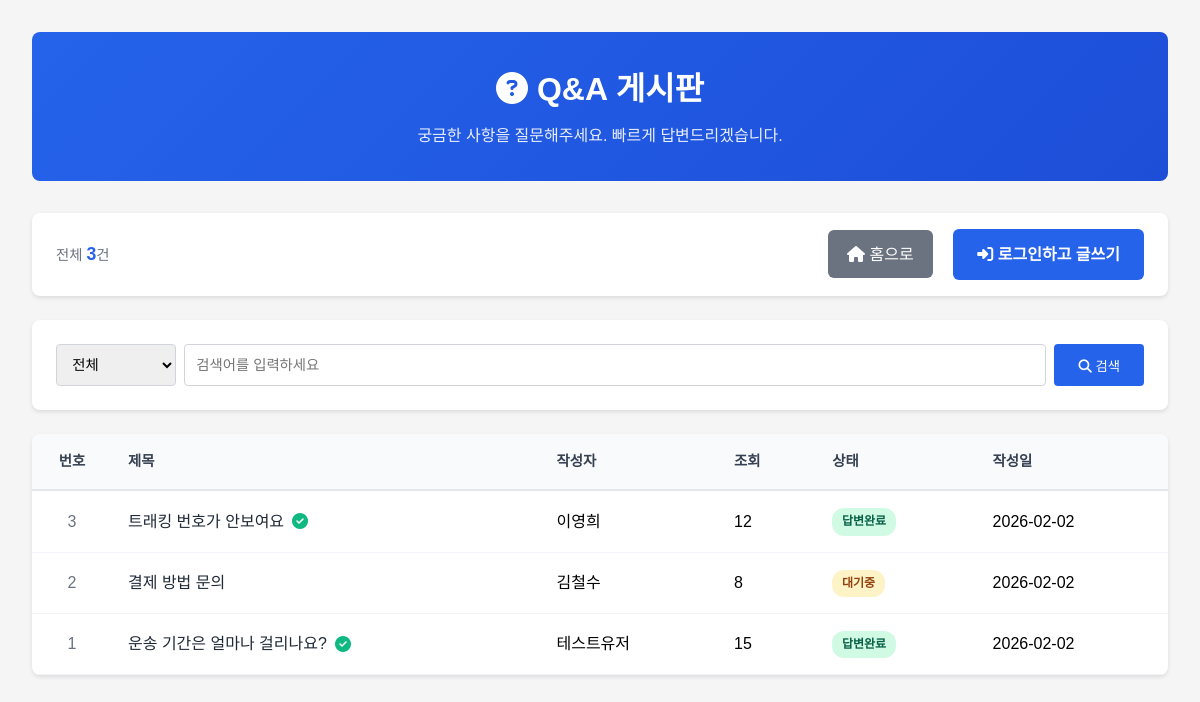
Page /qna/index.php on the committed database.
### tables this page shows
CREATE TABLE IF NOT EXISTS `qna` (
  `id` int(11) NOT NULL AUTO_INCREMENT,
  `writer_id` varchar(50) NOT NULL COMMENT '작성자 ID',
  `writer` varchar(100) NOT NULL COMMENT '작성자 이름',
  `category` varchar(50) NOT NULL COMMENT '카테고리',
  `title` varchar(200) NOT NULL COMMENT '제목',
  `content` text NOT NULL COMMENT '내용',
  `email` varchar(100) DEFAULT NULL COMMENT '답변받을 이메일',
  `view_count` int(11) DEFAULT 0 COMMENT '조회수',
  `status` varchar(20) DEFAULT 'active' COMMENT '상태 (active/deleted)',
  `is_answered` tinyint(1) DEFAULT 0 COMMENT '답변 여부',
  `created_at` datetime NOT NULL COMMENT '작성일',
  `updated_at` datetime NOT NULL COMMENT '수정일',
  PRIMARY KEY (`id`),
  KEY `idx_writer_id` (`writer_id`),
  KEY `idx_category` (`category`),
  KEY `idx_status` (`status`),
  KEY `idx_created_at` (`created_at`)
);

### qna/config.php (called while the page is built, shortened)
<?php
function isLoggedIn() {
    return isset($_SESSION['username']) && !empty($_SESSION['username']);
}
function escape($str) {
    return htmlspecialchars($str, ENT_QUOTES, 'UTF-8');
}
?>

### qna/index.php (the view, shortened to what this page needs)
<?php
require_once 'config.php';
$qna_list = [];
$total_count = 0;
$db_error = false;
try {
    $page = isset($_GET['page']) ? max(1, intval($_GET['page'])) : 1;
    $offset = ($page - 1) * ITEMS_PER_PAGE;
    $search_keyword = $_GET['search'] ?? '';
    $search_type = $_GET['search_type'] ?? 'all';
    $where = "WHERE 1=1";
    $params = [];
    $count_sql = "SELECT COUNT(*) as total FROM qna $where";
    $count_stmt = $pdo->prepare($count_sql);
    $count_stmt->execute($params);
    $total_count = $count_stmt->fetch()['total'];
    $sql = "SELECT id, title, writer, view_count, status, is_answered,
                   DATE_FORMAT(created_at, '%Y-%m-%d') as created_date
            FROM qna
            $where
            ORDER BY id DESC
            LIMIT :offset, :limit";
    $stmt = $pdo->prepare($sql);
    $stmt->bindValue(':offset', $offset, PDO::PARAM_INT);
    $stmt->bindValue(':limit', ITEMS_PER_PAGE, PDO::PARAM_INT);
    $stmt->execute();
    $qna_list = $stmt->fetchAll();
} catch (PDOException $e) {
    $db_error = true;
    error_log("QnA Database Error: " . $e->getMessage());
}
?>
<!DOCTYPE html>
<html lang="ko">
<head>
    <link href="https://cdnjs.cloudflare.com/ajax/libs/font-awesome/6.4.0/css/all.min.css" rel="stylesheet">
</head>
<body>
    <div class="container">
        <div class="header">
            <h1><i class="fas fa-question-circle"></i> Q&A 게시판</h1>
            <p>궁금한 사항을 질문해주세요. 빠르게 답변드리겠습니다.</p>
        </div>
        <div class="stats">
            <div class="stats-info">
                전체 <strong><?= number_format($total_count) ?></strong>건
            </div>
            <div>
                <a href="../index.php" class="back-btn"><i class="fas fa-home"></i> 홈으로</a>
                <?php if (isLoggedIn()): ?>
                    <a href="write.php" class="write-btn"><i class="fas fa-pen"></i> 글쓰기</a>
                <?php else: ?>
                    <a href="../login/login.php?redirect=<?= urlencode($_SERVER['REQUEST_URI']) ?>" class="write-btn">
                        <i class="fas fa-sign-in-alt"></i> 로그인하고 글쓰기
                    </a>
                <?php endif; ?>
            </div>
        </div>
        <div class="search-box">
            <form method="GET" class="search-form">
                <select name="search_type">
                    <option value="all" <?= $search_type === 'all' ? 'selected' : '' ?>>전체</option>
                </select>
                <input type="text" name="search" placeholder="검색어를 입력하세요" value="<?= escape($search_keyword) ?>">
                <button type="submit"><i class="fas fa-search"></i> 검색</button>
            </form>
        </div>
        <div class="qna-table">
            <?php if ($db_error): ?>
                <div class="empty-message">
                    <i class="fas fa-exclamation-triangle" style="color: #dc2626;"></i>
                    <h3>데이터베이스 오류</h3>
                    <p>게시판 테이블이 생성되지 않았습니다.</p>
                    <p style="margin-top: 1rem; font-size: 0.9rem; color: #6b7280;">
                        <strong>setup.sql</strong> 파일을 실행하여 테이블을 생성해주세요.
                    </p>
                    <div style="margin-top: 1.5rem;">
                        <code style="background: #f3f4f6; padding: 0.5rem 1rem; border-radius: 4px; display: inline-block;">
                            mysql -u sunilshipping -p sunilshipping < setup.sql
                        </code>
                    </div>
                </div>
            <?php else: ?>
                <table>
                    <thead>
                        <tr>
                            <th>번호</th>
                            <th>제목</th>
                            <th>작성자</th>
                            <th>조회</th>
                            <th>상태</th>
                            <th>작성일</th>
                        </tr>
                    </thead>
                    <tbody>
                        <?php foreach ($qna_list as $qna): ?>
                            <tr>
                                <td><?= $qna['id'] ?></td>
                                <td>
                                    <a href="view.php?id=<?= $qna['id'] ?>" class="title-link">
                                        <?= escape($qna['title']) ?>
                                        <?php if ($qna['is_answered']): ?>
                                            <i class="fas fa-check-circle" style="color: #10b981;"></i>
                                        <?php endif; ?>
                                    </a>
                                </td>
                                <td><?= escape($qna['writer']) ?></td>
                                <td><?= number_format($qna['view_count']) ?></td>
                                <td>
                                    <?php if ($qna['is_answered']): ?>
                                        <span class="status-badge status-answered">답변완료</span>
                                    <?php else: ?>
                                        <span class="status-badge status-waiting">대기중</span>
                                    <?php endif; ?>
                                </td>
                                <td><?= $qna['created_date'] ?></td>
                            </tr>
                        <?php endforeach; ?>
                    </tbody>
                </table>
            <?php endif; ?>
        </div>
    </div>
</body>
</html>

### qna/index.php (style rules this page uses)
* { margin: 0; padding: 0; box-sizing: border-box; }
body { font-family: 'Noto Sans KR', sans-serif; background: #f5f5f5; line-height: 1.6; }
.container { max-width: 1200px; margin: 0 auto; padding: 2rem; }
.header { background: linear-gradient(135deg, #2563eb 0%, #1d4ed8 100%); color: white; padding: 2rem; margin-bottom: 2rem; border-radius: 8px; text-align: center; }
.header h1 { font-size: 2rem; margin-bottom: 0.5rem; }
.header p { opacity: 0.9; }
.stats { display: flex; justify-content: space-between; align-items: center; background: white; padding: 1rem 1.5rem; border-radius: 8px; margin-bottom: 1.5rem; box-shadow: 0 2px 4px rgba(0,0,0,0.1); }
.stats-info { color: #6b7280; font-size: 0.9rem; }
.stats-info strong { color: #2563eb; font-size: 1.1rem; }
.search-box { background: white; padding: 1.5rem; border-radius: 8px; margin-bottom: 1.5rem; box-shadow: 0 2px 4px rgba(0,0,0,0.1); }
.search-form { display: flex; gap: 0.5rem; flex-wrap: wrap; }
.search-form select, .search-form input { padding: 0.7rem; border: 1px solid #d1d5db; border-radius: 4px; font-size: 0.9rem; }
.search-form select { min-width: 120px; }
.search-form input[type="text"] { flex: 1; min-width: 200px; }
.search-form button { padding: 0.7rem 1.5rem; background: #2563eb; color: white; border: none; border-radius: 4px; cursor: pointer; font-weight: 500; transition: background 0.2s; }
.qna-table { background: white; border-radius: 8px; overflow: hidden; box-shadow: 0 2px 4px rgba(0,0,0,0.1); margin-bottom: 2rem; }
table { width: 100%; border-collapse: collapse; }
thead { background: #f8fafc; border-bottom: 2px solid #e5e7eb; }
th { padding: 1rem; text-align: left; font-weight: 600; color: #374151; font-size: 0.9rem; }
th:first-child { width: 80px; text-align: center; }
td { padding: 1rem; border-bottom: 1px solid #f1f5f9; }
td:first-child { text-align: center; color: #6b7280; font-weight: 500; }
.title-link { color: #1f2937; text-decoration: none; font-weight: 500; display: flex; align-items: center; gap: 0.5rem; }
.status-badge { display: inline-block; padding: 0.25rem 0.6rem; border-radius: 12px; font-size: 0.75rem; font-weight: 600; }
.status-answered { background: #d1fae5; color: #065f46; }
.status-waiting { background: #fef3c7; color: #92400e; }
.write-btn { display: inline-block; padding: 0.8rem 1.5rem; background: #2563eb; color: white; text-decoration: none; border-radius: 6px; font-weight: 600; transition: background 0.2s; }
.back-btn { display: inline-block; padding: 0.7rem 1.2rem; background: #6b7280; color: white; text-decoration: none; border-radius: 6px; font-weight: 500; margin-right: 1rem; }

### rows in the picture
qna: id "3", title "트래킹 번호가 안보여요", is_answered 1 (drawn), writer "이영희", view_count "12", created_date "2026-02-02"
qna: id "2", title "결제 방법 문의", writer "김철수", view_count "8", is_answered "대기중", created_date "2026-02-02"
qna: id "1", title "운송 기간은 얼마나 걸리나요?", is_answered 1 (drawn), writer "테스트유저", view_count "15", created_date "2026-02-02"

### other values in the picture
$total_count "3"
